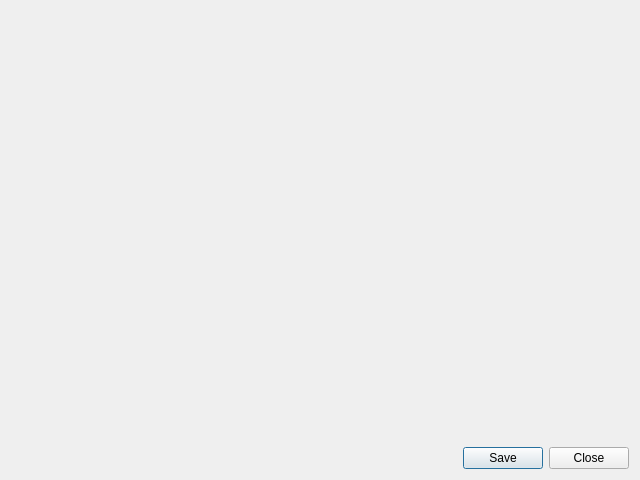
<?xml version="1.0" encoding="UTF-8"?>
<ui version="4.0">
 <class>TableDialog</class>
 <widget class="QDialog" name="TableDialog">
  <property name="geometry">
   <rect>
    <x>0</x>
    <y>0</y>
    <width>640</width>
    <height>480</height>
   </rect>
  </property>
  <property name="windowTitle">
   <string>Table view</string>
  </property>
  <property name="windowIcon">
   <iconset resource="resources.qrc">
    <normaloff>:/images/images/nix_table.png</normaloff>:/images/images/nix_table.png</iconset>
  </property>
  <layout class="QGridLayout" name="gridLayout">
   <item row="0" column="0">
    <widget class="DataTable" name="data_table" native="true"/>
   </item>
   <item row="1" column="0">
    <widget class="QDialogButtonBox" name="buttonBox">
     <property name="orientation">
      <enum>Qt::Horizontal</enum>
     </property>
     <property name="standardButtons">
      <set>QDialogButtonBox::Close|QDialogButtonBox::Save</set>
     </property>
    </widget>
   </item>
  </layout>
 </widget>
 <customwidgets>
  <customwidget>
   <class>DataTable</class>
   <extends>QWidget</extends>
   <header>views/datatable.h</header>
   <container>1</container>
  </customwidget>
 </customwidgets>
 <resources>
  <include location="resources.qrc"/>
 </resources>
 <connections>
  <connection>
   <sender>buttonBox</sender>
   <signal>accepted()</signal>
   <receiver>TableDialog</receiver>
   <slot>accept()</slot>
   <hints>
    <hint type="sourcelabel">
     <x>248</x>
     <y>254</y>
    </hint>
    <hint type="destinationlabel">
     <x>157</x>
     <y>274</y>
    </hint>
   </hints>
  </connection>
  <connection>
   <sender>buttonBox</sender>
   <signal>rejected()</signal>
   <receiver>TableDialog</receiver>
   <slot>reject()</slot>
   <hints>
    <hint type="sourcelabel">
     <x>316</x>
     <y>260</y>
    </hint>
    <hint type="destinationlabel">
     <x>286</x>
     <y>274</y>
    </hint>
   </hints>
  </connection>
  <connection>
   <sender>buttonBox</sender>
   <signal>clicked(QAbstractButton*)</signal>
   <receiver>TableDialog</receiver>
   <slot>button_clicked(QAbstractButton*)</slot>
   <hints>
    <hint type="sourcelabel">
     <x>319</x>
     <y>457</y>
    </hint>
    <hint type="destinationlabel">
     <x>319</x>
     <y>239</y>
    </hint>
   </hints>
  </connection>
 </connections>
 <slots>
  <slot>button_clicked(QAbstractButton*)</slot>
 </slots>
</ui>
